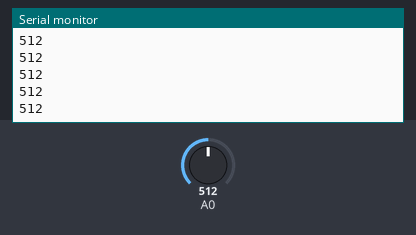
The sketch below on a simulated Arduino Uno, built with avr-gcc and run on an emulated ATmega328P. Parts: the last lines printed to the serial monitor. The inputs (shaded band) are chosen by the test bench; at power-on: A0 = 512.

Above: at 1.2 s.
1.3 s: A0 set to 716
At 2.4 s:
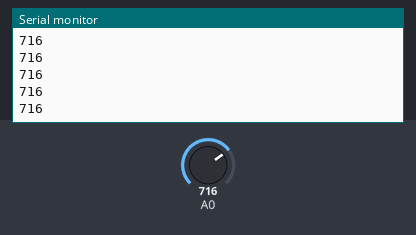
2.8 s: A0 set to 900
At 3.9 s:
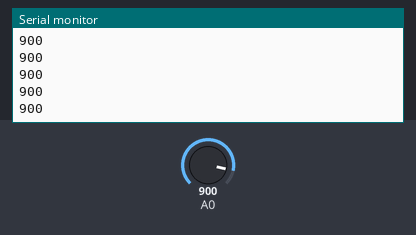
Timing chart, 0 to 5.8 s (numbered marks = the images above; inputs shaded):
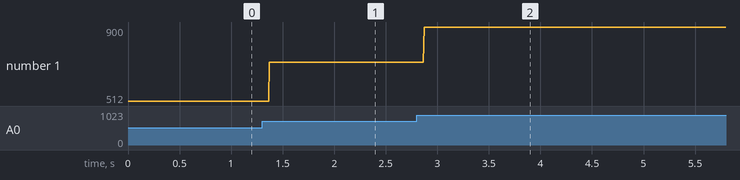

Measured:
- after the input at 1.3 s, the serial monitor: prints a new line after 0.07 s (image 1)
- after the input at 2.8 s, the serial monitor: prints a new line after 0.07 s (image 2)
- plotted number 1: 512 → 716 after the input at 1.3 s, 716 → 900 after the input at 2.8 s

The sketch:

Sparkfun_Sound_Detector.ino
```cpp
int led = 13;

// the setup routine runs once when you press reset:
void setup() {
  // initialize serial communication at 9600 bits per second:
  Serial.begin(9600);
}

// the loop routine runs over and over again forever:
void loop() {
  // read the input on analog pin 0:
  int sensorValue = analogRead(A0);
  // print out the value you read:
  Serial.println(sensorValue);

  if (sensorValue > 200){

  }
  }
```
